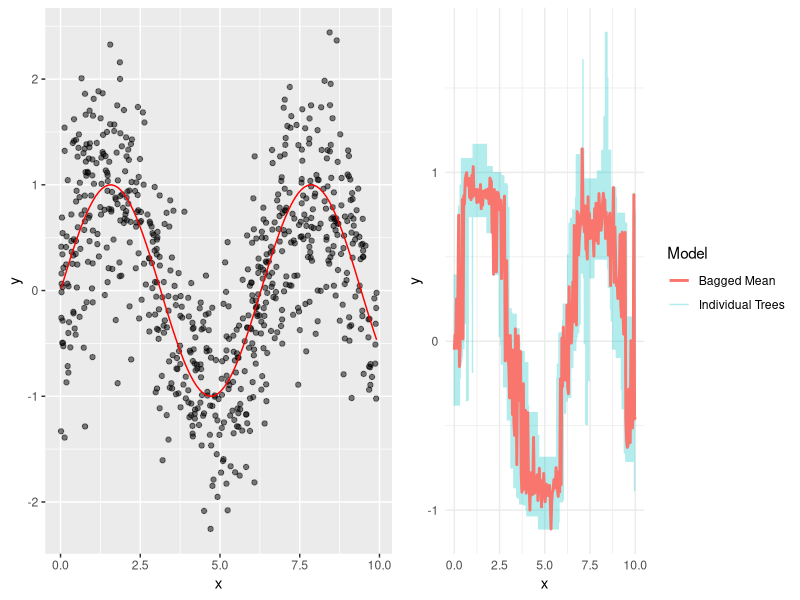

This figure's R source:
set.seed(700)

library(ggplot2)
library(rpart)
library(gridExtra)

n <- 700
x <- runif(n, 0, 10)
y <- sin(x) + rnorm(n, sd=0.6)

data <- data.frame(x=x, y=y)

trees <- lapply(1:100, function(i) {
  samp <- sample(n, replace=TRUE)
  rpart(y ~ x, data=data[samp,], method="anova")
})

x_seq <- seq(0, 10, length.out=250)
preds <- sapply(trees, function(tree) predict(tree, newdata=data.frame(x=x_seq)))

mean_preds <- rowMeans(preds)

plot_df <- data.frame(x = rep(x_seq, each = 101), 
                      y = c(t(preds), mean_preds),
                      Model = factor(c(rep("Individual Trees", 100), "Bagged Mean")))

p1 <- ggplot(data, aes(x=x, y=y)) +
  geom_point(alpha=0.5) +
  stat_function(fun = sin, color = "red")

p2 <- ggplot(plot_df, aes(x=x, y=y, color=Model)) +
  geom_line(alpha=0.3) +
  geom_line(data = subset(plot_df, Model == "Bagged Mean"), size=1.0) +
  theme_minimal()

# Adjust the width of the plots to be equal
combined_plot <- grid.arrange(p1, p2, ncol=2, widths=c(1, 1))

ggsave("bagging-mean.png", plot = combined_plot, width = 16, height = 8, dpi = 300)
